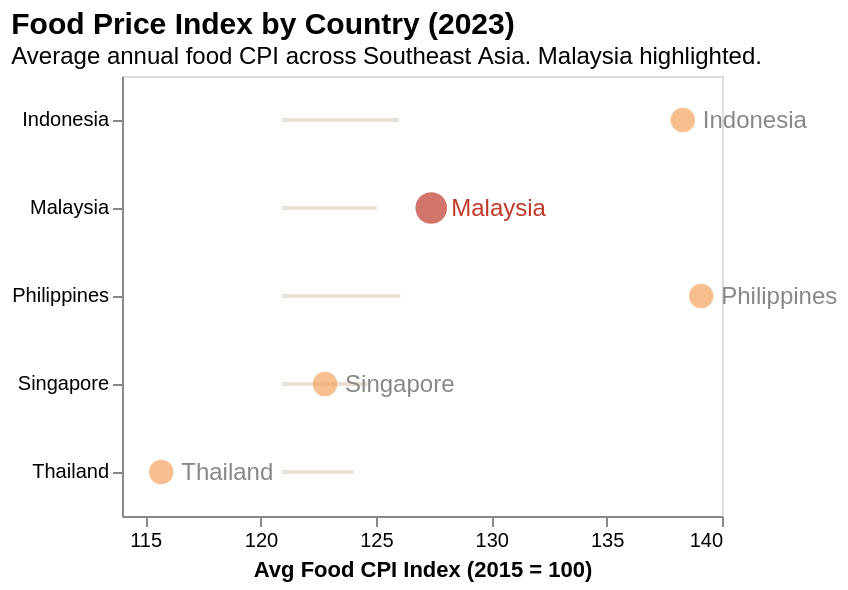

The specification (Vega-Lite) saved for this image:
### Vega-Lite specification from a JSON file in a GitHub repository (floating-point values rounded to 4 significant figures)
{"$schema": "https://vega.github.io/schema/vega-lite/v5.json", "title": {"text": "Food Price Index by Country (2023)", "subtitle": "Average annual food CPI across Southeast Asia. Malaysia highlighted.", "anchor": "start", "fontSize": 15, "subtitleFontSize": 12}, "width": "container", "height": 220, "data": {"values": [{"Area": "Indonesia", "avg_value": 138.3}, {"Area": "Philippines", "avg_value": 139.1}, {"Area": "Malaysia", "avg_value": 127.4}, {"Area": "Singapore", "avg_value": 122.8}, {"Area": "Thailand", "avg_value": 115.7}]}, "layer": [{"mark": {"type": "rule", "color": "#e8e0d4", "strokeWidth": 2}, "encoding": {"y": {"field": "Area", "type": "nominal", "title": null}, "x": {"value": 80}, "x2": {"field": "avg_value", "type": "quantitative"}}}, {"mark": {"type": "point", "filled": true}, "encoding": {"y": {"field": "Area", "type": "nominal", "sort": "-x", "title": null}, "x": {"field": "avg_value", "type": "quantitative", "title": "Avg Food CPI Index (2015 = 100)", "axis": {"grid": false}, "scale": {"zero": false}}, "color": {"condition": {"test": "datum.Area == 'Malaysia'", "value": "#c0392b"}, "value": "#f4a261"}, "size": {"condition": {"test": "datum.Area == 'Malaysia'", "value": 250}, "value": 150}, "tooltip": [{"field": "Area", "title": "Country"}, {"field": "avg_value", "title": "Food CPI Index", "format": ".1f"}]}}, {"mark": {"type": "text", "align": "left", "dx": 10, "fontSize": 12}, "encoding": {"y": {"field": "Area", "type": "nominal", "sort": "-x"}, "x": {"field": "avg_value", "type": "quantitative"}, "text": {"field": "Area"}, "color": {"condition": {"test": "datum.Area == 'Malaysia'", "value": "#c0392b"}, "value": "#888"}}}]}
